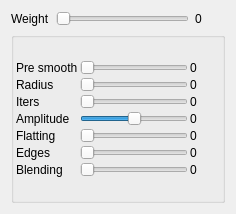
<?xml version="1.0" encoding="UTF-8"?>
<ui version="4.0">
 <class>FormBaseMapConversionLevels</class>
 <widget class="QWidget" name="FormBaseMapConversionLevels">
  <property name="geometry">
   <rect>
    <x>0</x>
    <y>0</y>
    <width>236</width>
    <height>214</height>
   </rect>
  </property>
  <property name="sizePolicy">
   <sizepolicy hsizetype="Minimum" vsizetype="Minimum">
    <horstretch>0</horstretch>
    <verstretch>0</verstretch>
   </sizepolicy>
  </property>
  <property name="windowTitle">
   <string>Form</string>
  </property>
  <layout class="QVBoxLayout" name="verticalLayout_2">
   <item>
    <layout class="QGridLayout" name="gridLayout">
     <item row="0" column="0">
      <widget class="QLabel" name="label">
       <property name="text">
        <string>Weight</string>
       </property>
      </widget>
     </item>
     <item row="0" column="1">
      <widget class="QSlider" name="horizontalSliderBaseMapWeight">
       <property name="maximum">
        <number>100</number>
       </property>
       <property name="pageStep">
        <number>0</number>
       </property>
       <property name="orientation">
        <enum>Qt::Horizontal</enum>
       </property>
      </widget>
     </item>
     <item row="0" column="2">
      <widget class="QLabel" name="label_2">
       <property name="minimumSize">
        <size>
         <width>30</width>
         <height>0</height>
        </size>
       </property>
       <property name="text">
        <string>0</string>
       </property>
      </widget>
     </item>
    </layout>
   </item>
   <item>
    <widget class="QGroupBox" name="groupBoxBaseToOthersProcessing">
     <property name="title">
      <string/>
     </property>
     <layout class="QVBoxLayout" name="verticalLayout_23">
      <property name="spacing">
       <number>2</number>
      </property>
      <property name="leftMargin">
       <number>2</number>
      </property>
      <property name="topMargin">
       <number>2</number>
      </property>
      <property name="rightMargin">
       <number>2</number>
      </property>
      <property name="bottomMargin">
       <number>2</number>
      </property>
      <item>
       <layout class="QGridLayout" name="gridLayout_7">
        <item row="2" column="1">
         <widget class="QSlider" name="horizontalSliderBMNoIters">
          <property name="toolTip">
           <string>Set the number of iterations of the procedure.</string>
          </property>
          <property name="maximum">
           <number>30</number>
          </property>
          <property name="pageStep">
           <number>0</number>
          </property>
          <property name="orientation">
           <enum>Qt::Horizontal</enum>
          </property>
         </widget>
        </item>
        <item row="2" column="2">
         <widget class="QLabel" name="label_27">
          <property name="text">
           <string>0</string>
          </property>
         </widget>
        </item>
        <item row="3" column="0">
         <widget class="QLabel" name="label_22">
          <property name="text">
           <string>Amplitude</string>
          </property>
         </widget>
        </item>
        <item row="2" column="0">
         <widget class="QLabel" name="label_26">
          <property name="text">
           <string>Iters</string>
          </property>
         </widget>
        </item>
        <item row="5" column="0">
         <widget class="QLabel" name="label_30">
          <property name="text">
           <string>Edges </string>
          </property>
         </widget>
        </item>
        <item row="5" column="1">
         <widget class="QSlider" name="horizontalSliderConversionBaseMapMixing">
          <property name="toolTip">
           <string>&lt;html&gt;&lt;head/&gt;&lt;body&gt;&lt;p&gt;Set the blending with the non processed normal image (ie. base image after sobel operator applied). This parameter changes the weight of the blending on edges. &lt;/p&gt;&lt;/body&gt;&lt;/html&gt;</string>
          </property>
          <property name="maximum">
           <number>200</number>
          </property>
          <property name="pageStep">
           <number>0</number>
          </property>
          <property name="value">
           <number>0</number>
          </property>
          <property name="sliderPosition">
           <number>0</number>
          </property>
          <property name="orientation">
           <enum>Qt::Horizontal</enum>
          </property>
         </widget>
        </item>
        <item row="3" column="2">
         <widget class="QLabel" name="label_23">
          <property name="text">
           <string>0</string>
          </property>
         </widget>
        </item>
        <item row="1" column="0">
         <widget class="QLabel" name="label_28">
          <property name="text">
           <string>Radius</string>
          </property>
         </widget>
        </item>
        <item row="3" column="1">
         <widget class="QSlider" name="horizontalSliderBaseMapAmplidute">
          <property name="toolTip">
           <string>&lt;html&gt;&lt;head/&gt;&lt;body&gt;&lt;p&gt;Set the amplitude of the normals. &lt;/p&gt;&lt;p&gt;Sometimes very small value of the amplitude parameter helps to obtain better image. Don't worry if the image you see is totally blue. You can change the &lt;span style=&quot; font-weight:600;&quot;&gt;normal step&lt;/span&gt; parameter after conversion in the &lt;span style=&quot; font-weight:600;&quot;&gt;normal&lt;/span&gt; tab.&lt;/p&gt;&lt;/body&gt;&lt;/html&gt;</string>
          </property>
          <property name="minimum">
           <number>-300</number>
          </property>
          <property name="maximum">
           <number>300</number>
          </property>
          <property name="pageStep">
           <number>0</number>
          </property>
          <property name="orientation">
           <enum>Qt::Horizontal</enum>
          </property>
         </widget>
        </item>
        <item row="1" column="2">
         <widget class="QLabel" name="label_29">
          <property name="text">
           <string>0</string>
          </property>
         </widget>
        </item>
        <item row="4" column="0">
         <widget class="QLabel" name="label_24">
          <property name="text">
           <string>Flatting</string>
          </property>
         </widget>
        </item>
        <item row="1" column="1">
         <widget class="QSlider" name="horizontalSliderConversionBMFilterRadius">
          <property name="toolTip">
           <string>&lt;html&gt;&lt;head/&gt;&lt;body&gt;&lt;p&gt;Set the normal extraction radius. Large radius = larger extraction but also larger blur of image.&lt;/p&gt;&lt;/body&gt;&lt;/html&gt;</string>
          </property>
          <property name="minimum">
           <number>1</number>
          </property>
          <property name="maximum">
           <number>10</number>
          </property>
          <property name="singleStep">
           <number>0</number>
          </property>
          <property name="pageStep">
           <number>0</number>
          </property>
          <property name="value">
           <number>1</number>
          </property>
          <property name="sliderPosition">
           <number>1</number>
          </property>
          <property name="orientation">
           <enum>Qt::Horizontal</enum>
          </property>
         </widget>
        </item>
        <item row="4" column="2">
         <widget class="QLabel" name="label_25">
          <property name="text">
           <string>0</string>
          </property>
         </widget>
        </item>
        <item row="0" column="0">
         <widget class="QLabel" name="label_32">
          <property name="text">
           <string>Pre smooth</string>
          </property>
         </widget>
        </item>
        <item row="4" column="1">
         <widget class="QSlider" name="horizontalSliderConversionBaseMapFlatness">
          <property name="toolTip">
           <string>It makes &quot;hills&quot; more flat.</string>
          </property>
          <property name="maximum">
           <number>100</number>
          </property>
          <property name="pageStep">
           <number>0</number>
          </property>
          <property name="value">
           <number>0</number>
          </property>
          <property name="sliderPosition">
           <number>0</number>
          </property>
          <property name="orientation">
           <enum>Qt::Horizontal</enum>
          </property>
         </widget>
        </item>
        <item row="0" column="1">
         <widget class="QSlider" name="horizontalSliderConversionBMPreSmoothRadius">
          <property name="toolTip">
           <string>Smooth the image before processing.</string>
          </property>
          <property name="maximum">
           <number>150</number>
          </property>
          <property name="pageStep">
           <number>0</number>
          </property>
          <property name="orientation">
           <enum>Qt::Horizontal</enum>
          </property>
         </widget>
        </item>
        <item row="0" column="2">
         <widget class="QLabel" name="label_33">
          <property name="minimumSize">
           <size>
            <width>30</width>
            <height>0</height>
           </size>
          </property>
          <property name="text">
           <string>0</string>
          </property>
         </widget>
        </item>
        <item row="6" column="0">
         <widget class="QLabel" name="label_34">
          <property name="text">
           <string>Blending</string>
          </property>
         </widget>
        </item>
        <item row="6" column="1">
         <widget class="QSlider" name="horizontalSliderConversionBaseMapBlending">
          <property name="toolTip">
           <string>&lt;html&gt;&lt;head/&gt;&lt;body&gt;&lt;p&gt;Set the blending with the non processed normal image (ie. base image after sobel operator applied) but here standart mixing is applied.&lt;/p&gt;&lt;/body&gt;&lt;/html&gt;</string>
          </property>
          <property name="maximum">
           <number>100</number>
          </property>
          <property name="pageStep">
           <number>0</number>
          </property>
          <property name="value">
           <number>0</number>
          </property>
          <property name="sliderPosition">
           <number>0</number>
          </property>
          <property name="orientation">
           <enum>Qt::Horizontal</enum>
          </property>
         </widget>
        </item>
        <item row="5" column="2">
         <widget class="QLabel" name="label_16">
          <property name="text">
           <string>0</string>
          </property>
         </widget>
        </item>
        <item row="6" column="2">
         <widget class="QLabel" name="label_31">
          <property name="text">
           <string>0</string>
          </property>
         </widget>
        </item>
       </layout>
      </item>
     </layout>
    </widget>
   </item>
  </layout>
 </widget>
 <resources/>
 <connections>
  <connection>
   <sender>horizontalSliderConversionBMPreSmoothRadius</sender>
   <signal>valueChanged(int)</signal>
   <receiver>label_33</receiver>
   <slot>setNum(int)</slot>
   <hints>
    <hint type="sourcelabel">
     <x>169</x>
     <y>50</y>
    </hint>
    <hint type="destinationlabel">
     <x>199</x>
     <y>49</y>
    </hint>
   </hints>
  </connection>
  <connection>
   <sender>horizontalSliderConversionBMFilterRadius</sender>
   <signal>valueChanged(int)</signal>
   <receiver>label_29</receiver>
   <slot>setNum(int)</slot>
   <hints>
    <hint type="sourcelabel">
     <x>169</x>
     <y>72</y>
    </hint>
    <hint type="destinationlabel">
     <x>202</x>
     <y>72</y>
    </hint>
   </hints>
  </connection>
  <connection>
   <sender>horizontalSliderBMNoIters</sender>
   <signal>valueChanged(int)</signal>
   <receiver>label_27</receiver>
   <slot>setNum(int)</slot>
   <hints>
    <hint type="sourcelabel">
     <x>172</x>
     <y>95</y>
    </hint>
    <hint type="destinationlabel">
     <x>200</x>
     <y>95</y>
    </hint>
   </hints>
  </connection>
  <connection>
   <sender>horizontalSliderBaseMapAmplidute</sender>
   <signal>valueChanged(int)</signal>
   <receiver>label_23</receiver>
   <slot>setNum(int)</slot>
   <hints>
    <hint type="sourcelabel">
     <x>167</x>
     <y>117</y>
    </hint>
    <hint type="destinationlabel">
     <x>194</x>
     <y>117</y>
    </hint>
   </hints>
  </connection>
  <connection>
   <sender>horizontalSliderConversionBaseMapFlatness</sender>
   <signal>valueChanged(int)</signal>
   <receiver>label_25</receiver>
   <slot>setNum(int)</slot>
   <hints>
    <hint type="sourcelabel">
     <x>182</x>
     <y>145</y>
    </hint>
    <hint type="destinationlabel">
     <x>199</x>
     <y>148</y>
    </hint>
   </hints>
  </connection>
  <connection>
   <sender>horizontalSliderConversionBaseMapMixing</sender>
   <signal>valueChanged(int)</signal>
   <receiver>label_16</receiver>
   <slot>setNum(int)</slot>
   <hints>
    <hint type="sourcelabel">
     <x>172</x>
     <y>164</y>
    </hint>
    <hint type="destinationlabel">
     <x>199</x>
     <y>161</y>
    </hint>
   </hints>
  </connection>
  <connection>
   <sender>horizontalSliderConversionBaseMapBlending</sender>
   <signal>valueChanged(int)</signal>
   <receiver>label_31</receiver>
   <slot>setNum(int)</slot>
   <hints>
    <hint type="sourcelabel">
     <x>171</x>
     <y>185</y>
    </hint>
    <hint type="destinationlabel">
     <x>196</x>
     <y>188</y>
    </hint>
   </hints>
  </connection>
  <connection>
   <sender>horizontalSliderBaseMapWeight</sender>
   <signal>valueChanged(int)</signal>
   <receiver>label_2</receiver>
   <slot>setNum(int)</slot>
   <hints>
    <hint type="sourcelabel">
     <x>184</x>
     <y>17</y>
    </hint>
    <hint type="destinationlabel">
     <x>221</x>
     <y>17</y>
    </hint>
   </hints>
  </connection>
 </connections>
</ui>
